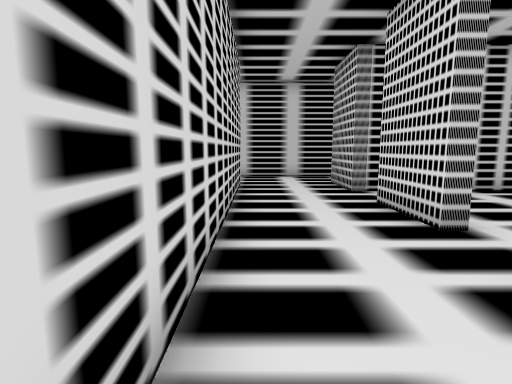
View 1 (above)

16 first-person views from a walk through a scene from a Unity 3-D project. The camera is 1.2 m above the floor, tilts 8° down and sees 80° across. The floor is counted in squares, 1 m on a side. Each view is taken from the middle of a square. On the plan, view 1 faces up. The plan holds only what a view shows up to about 13 squares ahead; the rest is blank. The place goes on beyond the plan. The player is left out.

View 2
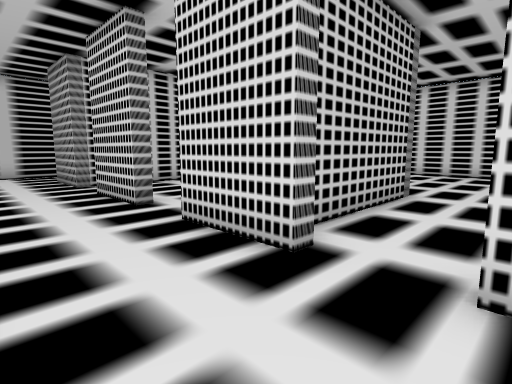

View 3
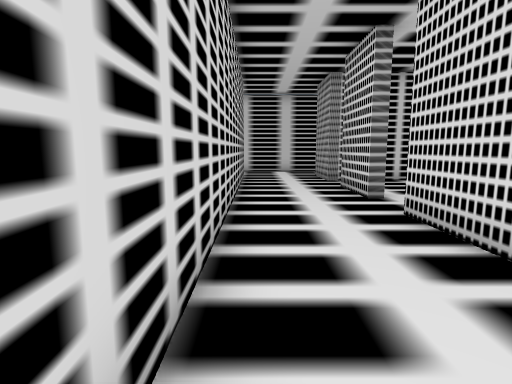

View 4
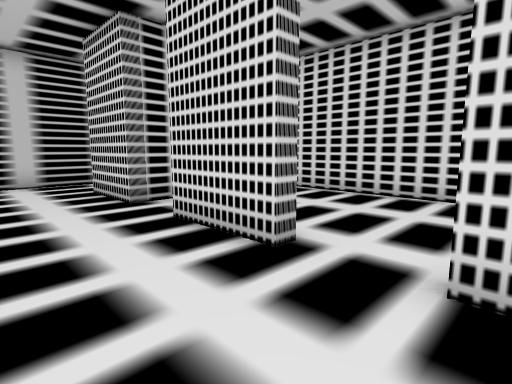

View 5
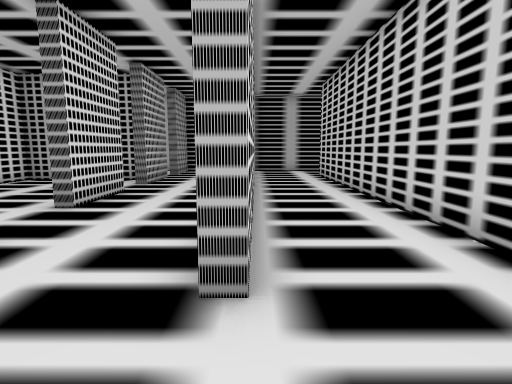

View 6
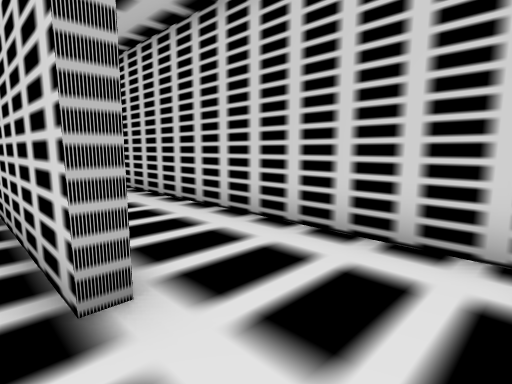

View 7
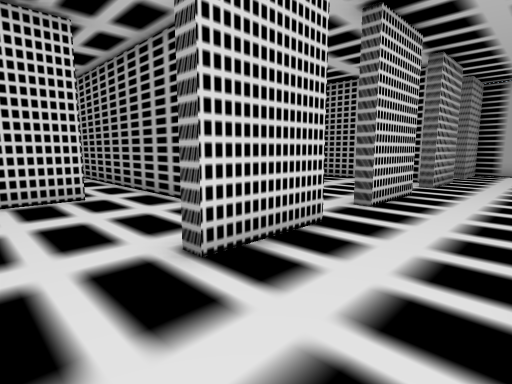

View 8
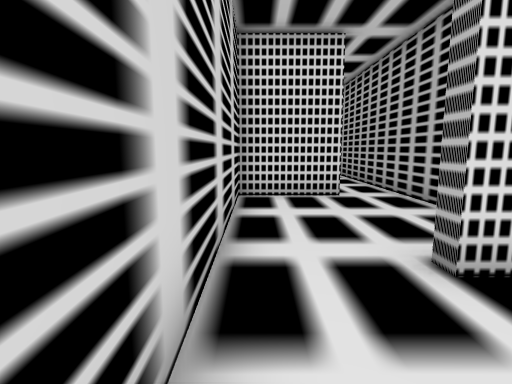

View 9
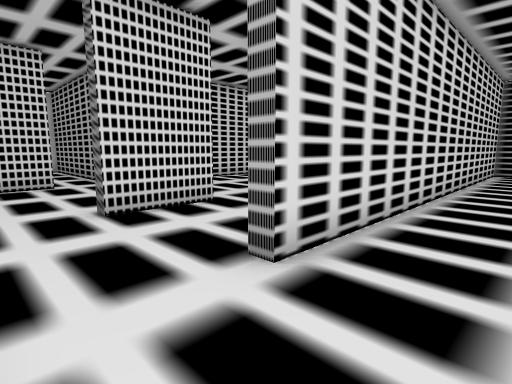

View 10
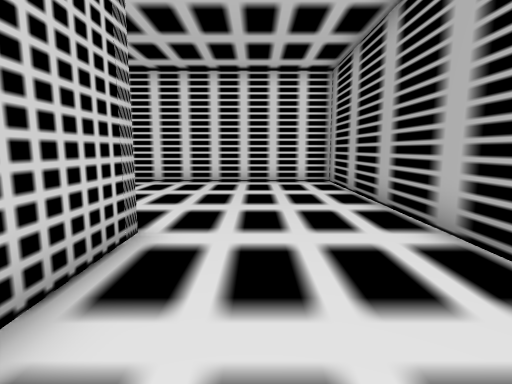

View 11
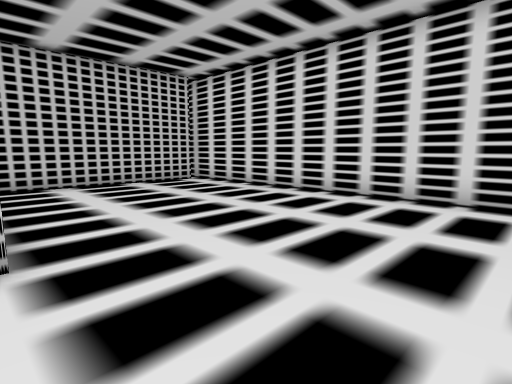

View 12
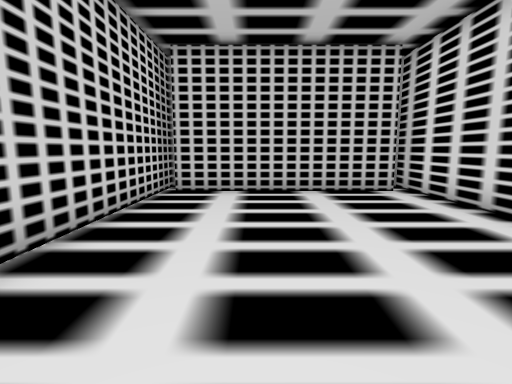

View 13
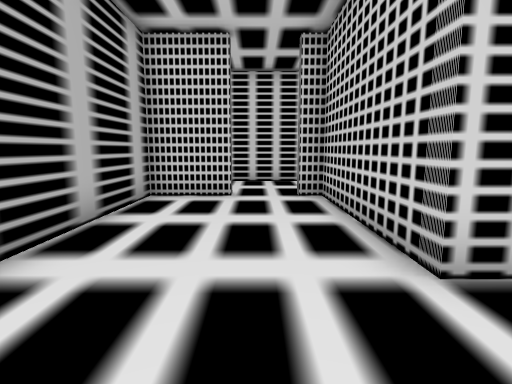

View 14
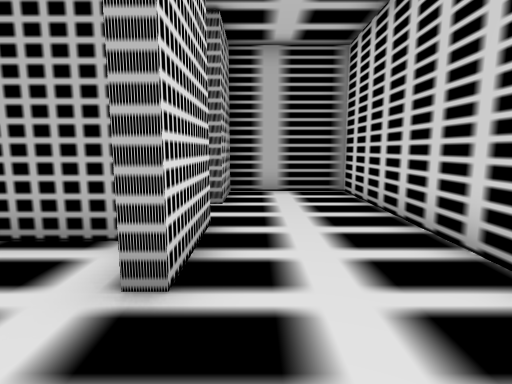

View 15
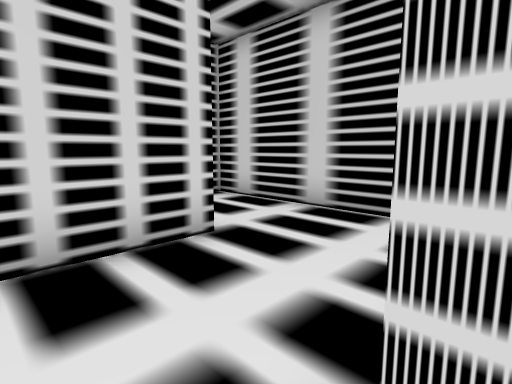

View 16
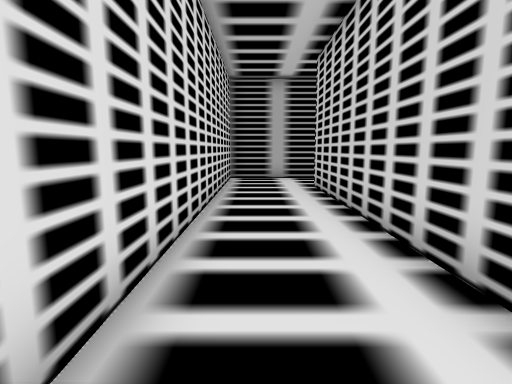

### Floor plan
Points are (right, up) in squares from view 1. A wall is a line through its corners. A room is listed if a view was taken in it or the views show most of it. See-through windows are left out.
Room 1 (views 1, 2, 3, 4, 5, 6, 7, 8, 9, 14, 16)
walls: (2.7, 4.4) (2.7, 6.8); (2.7, 8.7) (2.7, 11.1); (2.7, 0.1) (2.7, 2.6); (-0.9, -1.6) (-0.9, 10.7) (-0.5, 10.7) (-0.5, -3.8) (2.7, -3.8) (2.7, -1.6); (2.5, 13.5) (-3.9, 13.5) (-3.9, -0.9)
ways out: opening at (3, -0.5) to room 2; opening at (3, 3.5) to room 3; opening at (3, 7.5) to room 3; opening at (3, 12.5) to room 4; opening at (-2.5, -0.5)
Room 2 (views 10, 11, 12, 13)
walls: (15, 7.7) (8.6, 7.7); (8.3, 8.8) (8.3, 0.7) (3.1, 0.7) (3.1, 0.1) (2.7, 0.1); (2.7, -1.6) (3.1, -1.6) (3.1, -3.8) (15.5, -3.8) (15.5, 8.8)
ways out: opening at (3, -0.5) to room 1
Room 3 (view 15)
walls: (3.2, 4.4) (2.7, 4.4); (2.7, 6.8) (3.2, 6.8); (2.7, 2.6) (3.2, 2.6); (3.5, 1.1) (7.9, 1.1) (7.9, 8.1); (7.4, 8.7) (2.7, 8.7)
ways out: opening at (3, 3.5) to room 1; opening at (3, 7.5) to room 1
Room 4 (no view inside)
walls: (2.7, 11.1) (3.2, 11.1); (7.9, 10.8) (7.9, 13.5) (2.5, 13.5); (6.5, 9.1) (7.5, 9.1)
ways out: opening at (3, 12.5) to room 1; opening at (8, 10)

Positions as (right, up) in squares from view 1, and headings:
1: (0, 0), facing up
2: (0, -2), facing up-right
3: (0, -3), facing up
4: (0, 2), facing up-right
5: (-1, 13), facing down
6: (0, 13), facing down-left
7: (0, 13), facing down-right
8: (0, 13), facing right
9: (-3, 13), facing down-right
10: (4, -1), facing right
11: (8, -3), facing up-right
12: (11, -1), facing up
13: (11, -1), facing left
14: (2, 5), facing down
15: (3, 8), facing up-left
16: (-2, 9), facing down
